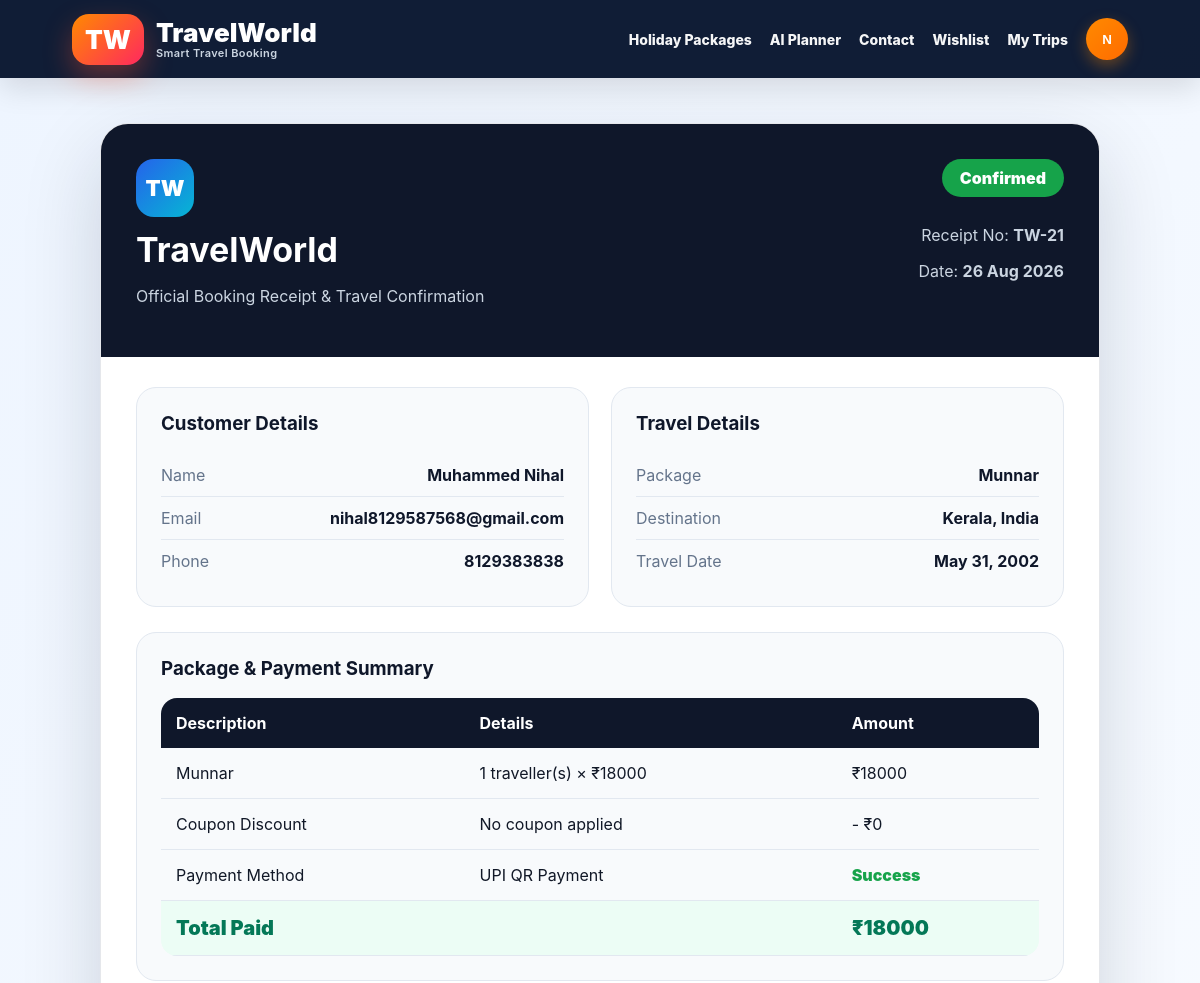
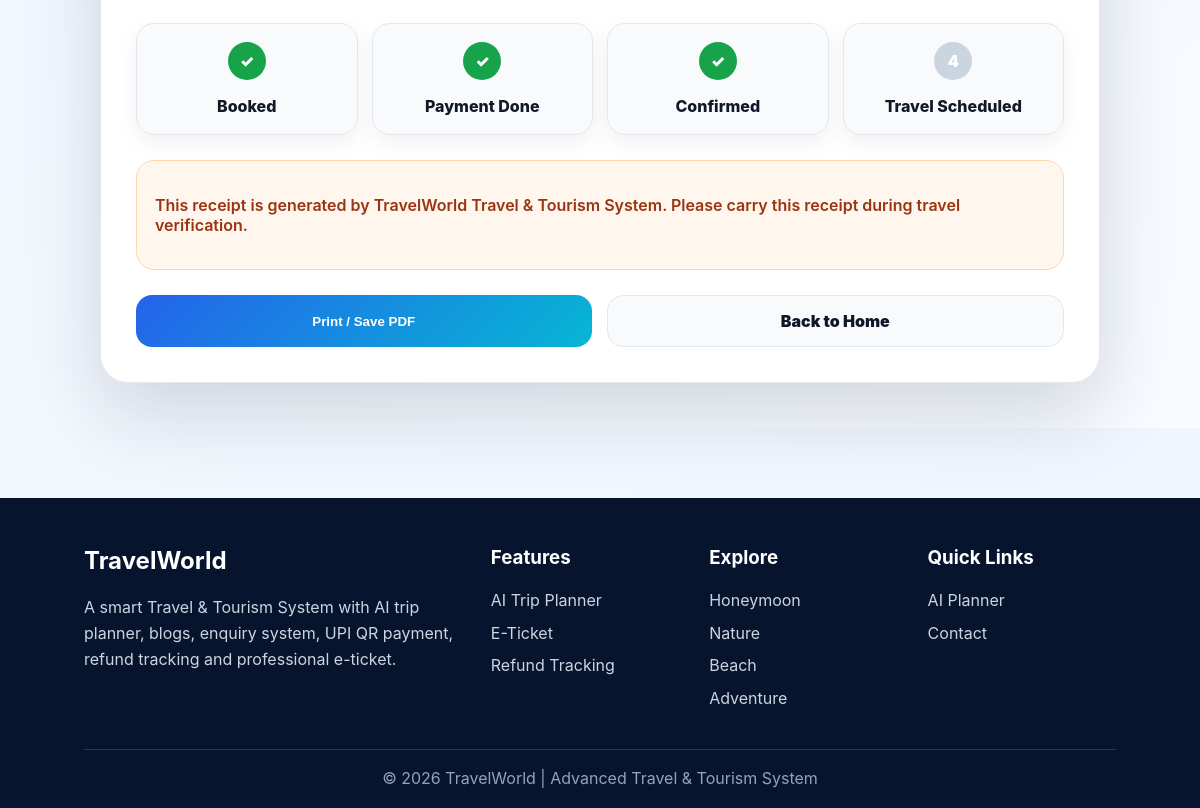
The page /receipt/21/ (signed in) on the database its author committed (2 pictures, top to bottom).
### travelapp/models.py (models this page shows, shortened)
class Booking(models.Model):
    STATUS_CHOICES = [
        ('Pending', 'Pending'),
        ('Payment Done', 'Payment Done'),
        ('Confirmed', 'Confirmed'),
        ('Travel Scheduled', 'Travel Scheduled'),
        ('Completed', 'Completed'),
        ('Cancelled', 'Cancelled'),
        ('Refund Processing', 'Refund Processing'),
        ('Refund Completed', 'Refund Completed'),
    ]
    REFUND_STATUS = [
        ('Not Requested', 'Not Requested'),
        ('Requested', 'Requested'),
        ('Processing', 'Processing'),
        ('Completed', 'Completed'),
        ('Rejected', 'Rejected'),
    ]
    user = models.ForeignKey(User, on_delete=models.CASCADE, related_name='bookings')
    package = models.ForeignKey(Package, on_delete=models.CASCADE, related_name='bookings')
    full_name = models.CharField(max_length=120)
    phone = models.CharField(max_length=20)
    email = models.EmailField()
    travel_date = models.DateField()
    members = models.PositiveIntegerField(default=1)
    coupon_code = models.CharField(max_length=40, blank=True)
    discount_amount = models.PositiveIntegerField(default=0)
    total_amount = models.PositiveIntegerField()
    status = models.CharField(max_length=30, choices=STATUS_CHOICES, default='Pending')
    booked_on = models.DateTimeField(default=timezone.now)
    refund_status = models.CharField(max_length=30, choices=REFUND_STATUS, default='Not Requested')
    refund_amount = models.PositiveIntegerField(default=0)
    refund_requested_on = models.DateTimeField(null=True, blank=True)
    refund_completed_on = models.DateTimeField(null=True, blank=True)
    cancellation_reason = models.CharField(max_length=255, blank=True)

class Package(models.Model):
    name = models.CharField(max_length=120)
    country = models.CharField(max_length=100)
    city = models.CharField(max_length=100, blank=True)
    category = models.ForeignKey(Category, on_delete=models.SET_NULL, null=True, related_name='packages')
    tags = models.CharField(max_length=255)
    image = models.URLField(max_length=600)
    price = models.PositiveIntegerField(default=20000)
    old_price = models.PositiveIntegerField(null=True, blank=True)
    days = models.PositiveIntegerField(default=5)
    nights = models.PositiveIntegerField(default=4)
    hotel = models.CharField(max_length=200, default='Premium Hotel')
    flight = models.CharField(max_length=200, default='Flight assistance available')
    rating = models.FloatField(default=4.5)
    seats = models.PositiveIntegerField(default=30)
    description = models.TextField()
    itinerary = models.TextField(blank=True)
    map_query = models.CharField(max_length=250, blank=True)
    latitude = models.CharField(max_length=50, blank=True)
    longitude = models.CharField(max_length=50, blank=True)
    is_featured = models.BooleanField(default=False)
    is_active = models.BooleanField(default=True)
    created_at = models.DateTimeField(auto_now_add=True)

### travelapp/views.py (the view)
# urls.py: path('receipt/<int:booking_id>/', views.receipt, name='receipt'),
@login_required
def receipt(request, booking_id):
    booking_obj = get_object_or_404(Booking, id=booking_id, user=request.user)
    return render(request, 'travelapp/receipt.html', {'booking': booking_obj})

### travelapp/templates/travelapp/receipt.html (shortened to what this page needs)
{% extends 'travelapp/base.html' %}
{% block content %}
<div class="receipt-page">
  <div class="receipt">
    <div class="receipt-top">
      <div>
        <div class="brand-mark">TW</div>
        <h1>TravelWorld</h1>
        <p>Official Booking Receipt & Travel Confirmation</p>
      </div>
      <div class="receipt-status">
        <span>{{ booking.status }}</span>
        <p>Receipt No: <b>TW-{{ booking.id }}</b></p>
        <p>Date: <b>{{ booking.booked_on|date:"d M Y" }}</b></p>
      </div>
    </div>
    <div class="receipt-grid">
      <div class="receipt-box">
        <h3>Customer Details</h3>
        <p><span>Name</span><b>{{ booking.full_name }}</b></p>
        <p><span>Email</span><b>{{ booking.email }}</b></p>
        <p><span>Phone</span><b>{{ booking.phone }}</b></p>
      </div>
      <div class="receipt-box">
        <h3>Travel Details</h3>
        <p><span>Package</span><b>{{ booking.package.name }}</b></p>
        <p><span>Destination</span><b>{{ booking.package.city }}, {{ booking.package.country }}</b></p>
        <p><span>Travel Date</span><b>{{ booking.travel_date }}</b></p>
      </div>
    </div>
    <div class="receipt-box full">
      <h3>Package & Payment Summary</h3>
      <table class="receipt-table">
        <tr>
          <th>Description</th>
          <th>Details</th>
          <th>Amount</th>
        </tr>
        <tr>
          <td>{{ booking.package.name }}</td>
          <td>{{ booking.members }} traveller(s) × ₹{{ booking.package.price }}</td>
          <td>₹{% widthratio booking.package.price 1 booking.members %}</td>
        </tr>
        <tr>
          <td>Coupon Discount</td>
          <td>{{ booking.coupon_code|default:"No coupon applied" }}</td>
          <td>- ₹{{ booking.discount_amount }}</td>
        </tr>
        <tr>
          <td>Payment Method</td>
          <td>UPI QR Payment</td>
          <td class="success-text">Success</td>
        </tr>
        <tr class="grand-total">
          <td colspan="2">Total Paid</td>
          <td>₹{{ booking.total_amount }}</td>
        </tr>
      </table>
    </div>
    <div class="tracker">
      <div class="track-item done"><span>✓</span><p>Booked</p></div>
      <div class="track-item done"><span>✓</span><p>Payment Done</p></div>
      <div class="track-item done"><span>✓</span><p>Confirmed</p></div>
      <div class="track-item"><span>4</span><p>Travel Scheduled</p></div>
    </div>
    <div class="receipt-note">
      <p>
        This receipt is generated by TravelWorld Travel & Tourism System.
        Please carry this receipt during travel verification.
      </p>
    </div>
    <div class="receipt-actions">
      <button class="print-btn" onclick="window.print()">Print / Save PDF</button>
      <a class="home-btn" href="{% url 'home' %}">Back to Home</a>
    </div>
  </div>
</div>
{% endblock %}

### travelapp/templates/travelapp/base.html (shortened to what this page needs)
{% load static %}
<!DOCTYPE html>
<html lang="en">
<head>
    <link rel="stylesheet" href="{% static 'travelapp/css/style.css' %}">
</head>
<body>
<header class="topbar">
    <a class="brand" href="{% url 'home' %}">
        <span>TW</span>
        <div>
            TravelWorld
            <small>Smart Travel Booking</small>
        </div>
    </a>
    <nav class="nav">
        {% if user.is_authenticated and user.is_staff %}
            <a href="{% url 'dashboard' %}">Dashboard</a>
        {% else %}
            <a href="{% url 'home' %}">Holiday Packages</a>
            <a href="{% url 'trip_planner' %}">AI Planner</a>
            <a href="{% url 'contact' %}">Contact</a>
            {% if user.is_authenticated %}
                <a href="{% url 'wishlist' %}">Wishlist</a>
                <a href="{% url 'my_bookings' %}">My Trips</a>
            {% endif %}
        {% endif %}
        {% if user.is_authenticated %}
            <div class="user-menu" id="userMenu">
                <button class="user-btn" type="button" onclick="toggleUserMenu(event)">
                    {{ user.username|first|upper }}
                </button>
            </div>
        {% else %}
            <a class="pill" href="{% url 'login' %}">Login/Register</a>
        {% endif %}
    </nav>
</header>
{% block content %}
{% endblock %}
<footer class="footer">
    <div class="footer-grid">
        <div>
            <h2>TravelWorld</h2>
            <p>
                A smart Travel & Tourism System with AI trip planner,
                blogs, enquiry system, UPI QR payment,
                refund tracking and professional e-ticket.
            </p>
        </div>
        <div>
            <h3>Features</h3>
            <p>AI Trip Planner</p>
            <p>E-Ticket</p>
            <p>Refund Tracking</p>
        </div>
        <div>
            <h3>Explore</h3>
            <p>Honeymoon</p>
            <p>Nature</p>
            <p>Beach</p>
            <p>Adventure</p>
        </div>
        <div>
            <h3>Quick Links</h3>
            <p><a href="{% url 'trip_planner' %}">AI Planner</a></p>
            <p><a href="{% url 'contact' %}">Contact</a></p>
        </div>
    </div>
    <div class="footer-bottom">
        © 2026 TravelWorld | Advanced Travel & Tourism System
    </div>
</footer>
</body>
</html>

### travelapp/static/travelapp/css/style.css (style rules this page uses)
:root { --primary:#2563eb; --primary2:#06b6d4; --navy:#07142e; --ink:#111827; --muted:#64748b; --bg:#f3f7fb; --card:#ffffff; --orange:#f97316; --green:#16a34a; --red:#ef4444; --line:#e5e7eb; --shadow:0 24px 70px rgba(15,23,42,.14); --soft:0 12px 35px rgba(15,23,42,.08); --radius:24px; }
* { box-sizing:border-box }
html { scroll-behavior:smooth }
body { margin:0; font-family:Inter,Segoe UI,Roboto,Arial,sans-serif; background:linear-gradient(135deg,#f8fbff,#eef5ff); color:var(--ink); }
a { text-decoration:none;color:inherit }
.topbar { min-height:78px; background:rgba(7,20,46,.96); color:white; display:flex; align-items:center; justify-content:space-between; padding:0 6%; position:sticky; top:0; z-index:99; box-shadow:0 10px 30px rgba(0,0,0,.12); }
.brand { display:flex; align-items:center; gap:12px; font-weight:950; font-size:26px; }
.brand span { background:linear-gradient(135deg,#ff8a00,#ff285f); padding:10px 13px; border-radius:17px; box-shadow:0 12px 28px rgba(255,82,49,.35); }
.nav { display:flex; gap:18px; align-items:center; flex-wrap:wrap; }
.nav a { font-weight:850; font-size:14px; opacity:.96; }
.receipt-page { padding:45px 7%; background:linear-gradient(135deg,#eaf3ff,#f8fbff); }
.receipt { max-width:1050px; margin:auto; background:white; border-radius:34px; overflow:hidden; box-shadow:0 35px 90px rgba(15,23,42,.18); border:1px solid #e5e7eb; }
.receipt-top { display:flex; justify-content:space-between; gap:30px; padding:38px; background:linear-gradient(135deg,#07142e,#102a5c); color:white; }
.brand-mark { width:64px; height:64px; border-radius:20px; background:linear-gradient(135deg,#ff8a00,#ff285f); display:flex; align-items:center; justify-content:center; font-weight:950; font-size:22px; margin-bottom:14px; }
.receipt-top h1 { margin:0; font-size:38px; }
.receipt-top p { color:#dbeafe; }
.receipt-status { text-align:right; }
.receipt-status span { display:inline-block; background:#22c55e; color:white; padding:10px 22px; border-radius:999px; font-weight:950; margin-bottom:14px; }
.receipt-grid { display:grid; grid-template-columns:1fr 1fr; gap:22px; padding:32px 38px 0; }
.receipt-box { background:#f8fafc; border:1px solid #e2e8f0; border-radius:22px; padding:25px; }
.receipt-box.full { margin:26px 38px; }
.receipt-box h3 { margin-top:0; color:#0f172a; }
.receipt-box p { display:flex; justify-content:space-between; gap:20px; border-bottom:1px solid #e2e8f0; padding:12px 0; margin:0; }
.receipt-box p:last-child { border-bottom:none; }
.receipt-table { width:100%; border-collapse:collapse; }
.receipt-table th { background:#07142e; color:white; padding:16px; text-align:left; }
.receipt-table td { padding:16px; border-bottom:1px solid #e2e8f0; }
.success-text { color:#16a34a; font-weight:950; }
.grand-total td { background:#ecfdf5; color:#047857; font-size:22px; font-weight:950; }
.tracker { margin:0 38px 28px; display:grid; grid-template-columns:repeat(4,1fr); gap:14px; }
.track-item { background:white; border:1px solid #e2e8f0; border-radius:18px; text-align:center; padding:18px; box-shadow:0 8px 22px rgba(15,23,42,.06); }
.track-item span { width:38px; height:38px; border-radius:50%; background:#cbd5e1; color:white; display:inline-flex; align-items:center; justify-content:center; font-weight:950; }
.track-item.done span { background:#16a34a; }
.track-item p { font-weight:900; margin-bottom:0; }
.receipt-note { margin:0 38px 28px; background:#fff7ed; color:#9a3412; padding:18px; border-radius:18px; border:1px solid #fed7aa; font-weight:700; }
.receipt-actions { display:flex; gap:15px; padding:0 38px 38px; }
.print-btn, .home-btn { flex:1; text-align:center; padding:16px; border-radius:17px; font-weight:950; text-decoration:none; }
.print-btn { border:none; background:linear-gradient(135deg,#2563eb,#06b6d4); color:white; cursor:pointer; }
.home-btn { background:#f8fafc; color:#0f172a; border:1px solid #e2e8f0; }
.footer { margin-top:60px; background:#07142e; color:white; padding:42px 7%; text-align:center; }
.user-menu { position:relative; z-index:99999; }
.user-btn { width:46px; height:46px; border-radius:50%; border:2px solid rgba(255,255,255,.28); background:linear-gradient(135deg,#ff8a00,#ff285f); color:white; font-weight:950; cursor:pointer; box-shadow:0 12px 28px rgba(255,40,95,.35); transition:.25s; }

### rows shown on the page
Booking: status "Confirmed", id "21", booked_on "26 Aug 2026", full_name "Muhammed Nihal", email "nihal8129587568@gmail.com", phone "8129383838", package.name "Munnar", package.city "Kerala", package.country "India", travel_date "May 31, 2002", members "1", package.price "18000", package+members "18000", coupon_code "No coupon applied", discount_amount "0", total_amount "18000"

### other values the page prints
{{ user.username|first|upper }} "N"
